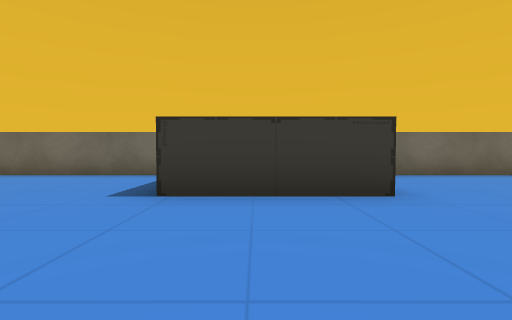
View 1 (above)

16 first-person views from a walk through a 3-D level made in the Unity game engine. The camera is 0.58 m above the floor, tilts 2° down and sees 85° across. The floor is counted in squares, 1 m on a side. Each view is taken from the middle of a square. On the plan, view 1 faces up. The plan holds only what a view shows up to about 9 squares ahead; the rest is blank. Some animated figures are not drawn. Some surface patterns are stand-ins.

View 2
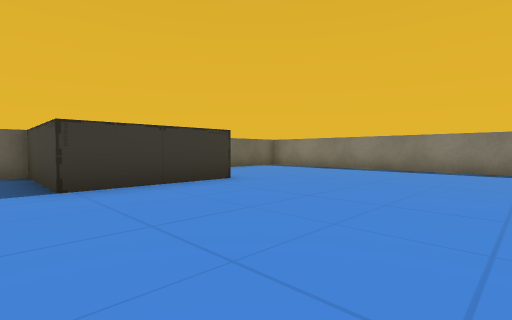

View 3
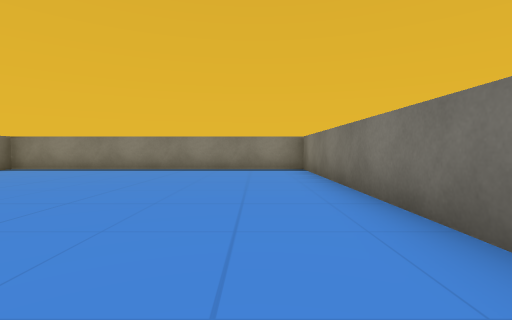

View 4
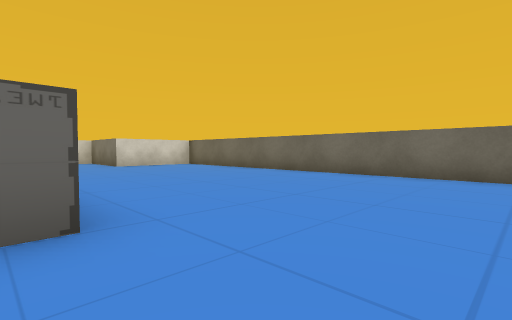

View 5
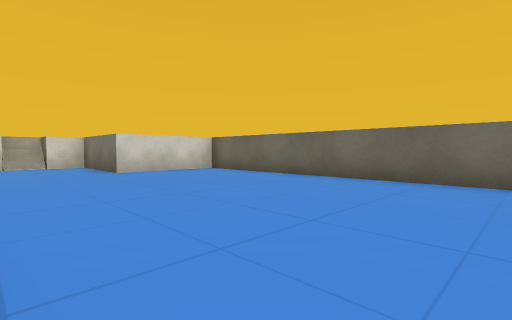

View 6
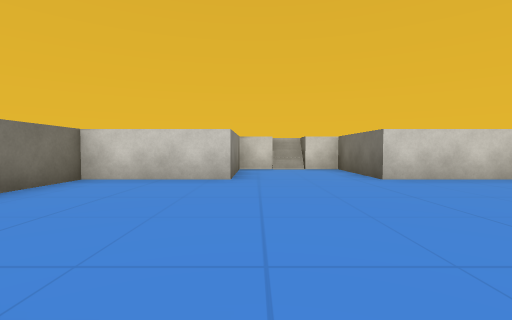

View 7
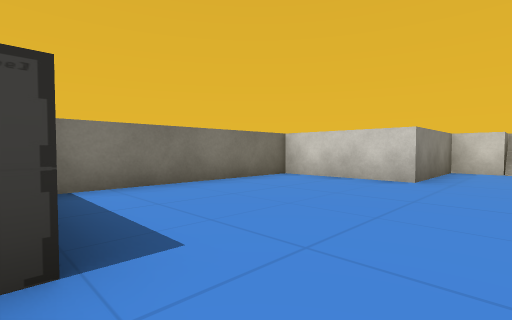

View 8
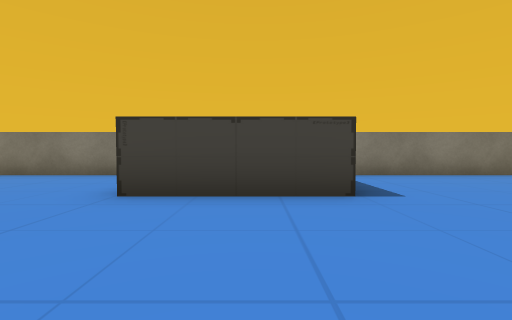

View 9
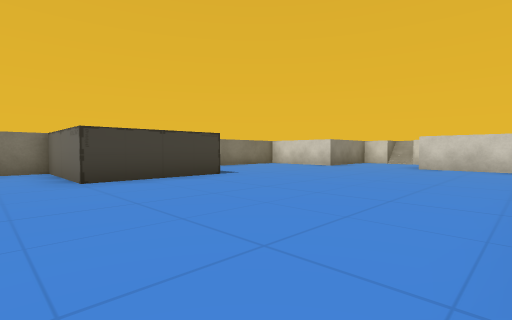

View 10
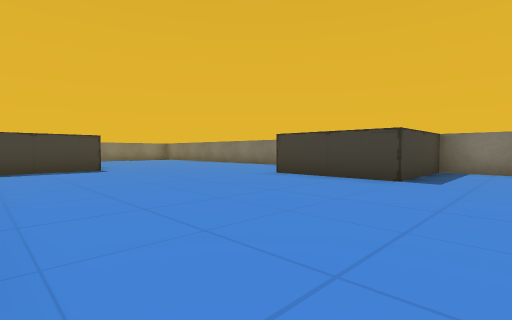

View 11
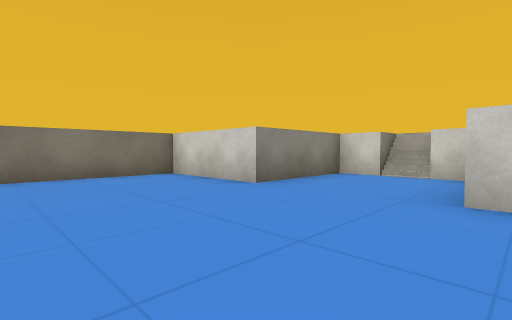

View 12
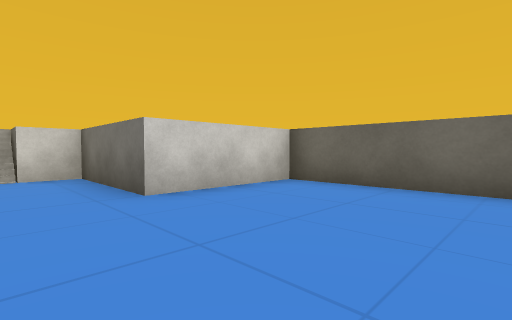

View 13
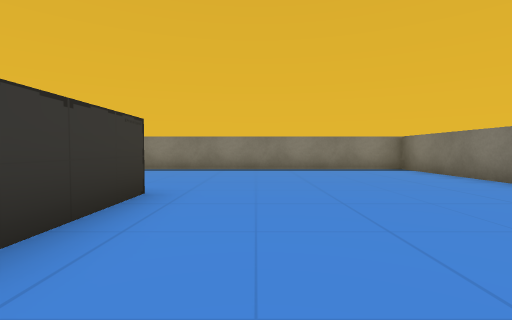

View 14
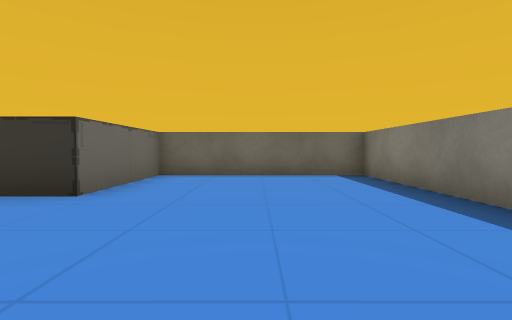

View 15
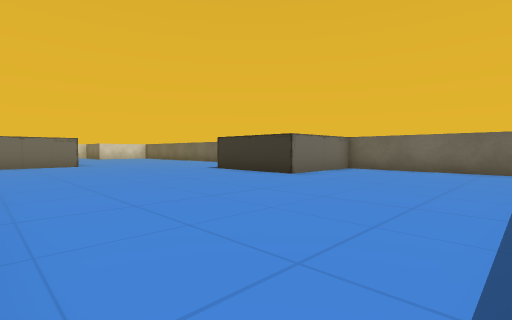

View 16
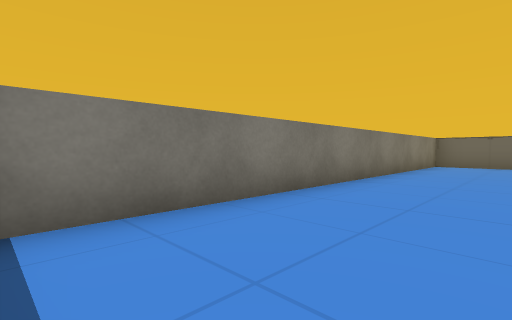

### Floor plan
Points are (right, up) in squares from view 1. A wall is a line through its corners. A room is listed if a view was taken in it or the views show most of it. See-through windows are left out.
Room 1 (views 1, 2, 3, 4, 5, 6, 7, 8, 9, 10, 11, 12, 13, 14, 15, 16)
walls: (-5.2, 0.5) (-5.2, -2.4) (6.5, -2.4) (6.5, 6.5) (1.8, 6.5) (1.8, 3.5) (-1.3, 3.5) (-1.3, 6.5) (-13.5, 6.5) (-13.5, 3.5) (-16.5, 3.5) (-16.5, 0.5) (-13.5, 0.5) (-13.5, -2.4) (-8.3, -2.4) (-8.3, 0.5) (-5.2, 0.5); (-17.2, 2.5) (-17.2, 1.5); (-17.5, 2.5) (-17.5, 1.5)
low walls: (-16.8, 2.5) (-16.8, 1.5); (-17, 2.5) (-17, 1.5)

Where each view was taken, in squares from view 1:
view 1: 0 up, 0 right, facing up
view 2: 1 down, 2 left, facing up-right
view 3: 1 down, 2 left, facing right
view 4: 0 up, 3 left, facing up-left
view 5: 1 up, 6 left, facing up-left
view 6: 1 up, 8 left, facing left
view 7: 2 up, 8 left, facing down-left
view 8: 4 up, 7 left, facing down
view 9: 6 up, 4 left, facing down-left
view 10: 6 up, 10 left, facing down-right
view 11: 4 up, 10 left, facing down-left
view 12: 2 up, 10 left, facing up-left
view 13: 2 up, 2 left, facing right
view 14: 0 up, 4 right, facing up
view 15: 2 down, 6 right, facing up-left
view 16: 0 up, 6 right, facing down-left
